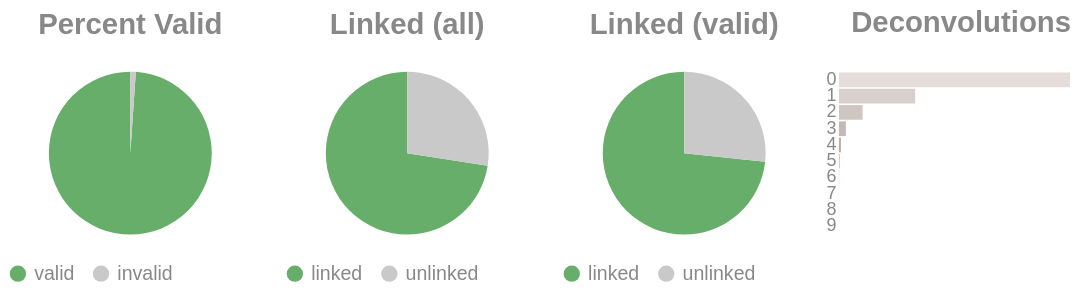

The code cell stored with this chart in its notebook:
### Code cell
if SKIPLR:
    pass
else:
    clash = Counter()
    for i in valids['molecule'].to_list():
        _mol = i.split("-")
        if len(_mol) == 1:
            clash.update('0')
        else:
            clash.update(_mol[-1])

    _d = {"deconvolutions": [], 'count': []}
    for k,v in clash.items():
        _d['deconvolutions'].append(k)
        _d['count'].append(v)

    tot_valid = valids['reads'].sum()
    mask = valids['reads'] >= 2
    n_linked_reads = valids.filter(mask)['reads'].sum()
    if n_linked_reads == 0:
        print_html("No linked molecules (>=2 reads) were detected; skipping linked-only distributions.")
        SKIPLR = True
    else:
        perc_valid = round(tot_valid / n_reads, 4)
        linked_perc_abs = round(n_linked_reads / n_reads, 4)
        linked_perc = round(n_linked_reads / tot_valid, 4)

    _valid = pl.DataFrame({"valids": ['valid', 'invalid'], "count": [tot_valid, n_reads - tot_valid]})
    _linked_abs = pl.DataFrame({"linked (absolute)": ['linked', 'unlinked'], "count": [n_linked_reads, n_reads - n_linked_reads]})
    _linked_rel = pl.DataFrame({"linked (valids)": ['linked', 'unlinked'], "count": [n_linked_reads, tot_valid - n_linked_reads]})

    (
        alt.hconcat(
            piechart(_valid, goodval = 'valid', title = "Percent Valid"),
            piechart(_linked_abs, goodval = "linked", title =  "Linked (all)"),
            piechart(_linked_rel, goodval = "linked", title =  "Linked (valid)"),
            convolutionbar(pl.DataFrame(_d), title = "Deconvolutions"),
            center = True,
            bounds = 'flush'
        )
        .resolve_scale(color='independent')
        .resolve_legend('independent')
        .properties(usermeta={'embedOptions': {"actions": False}})
    ).display()

### Figure 1 — Vega-Lite specification as saved in the notebook (floating-point values rounded to 4 significant figures)
{"width": "container", "height": 400, "config": {"title": {"anchor": "start", "dy": -15, "fontSize": 18, "color": "#888888", "subtitleColor": "#888888", "subtitleFontSize": 14}, "arc": {"fill": "#0072B2"}, "axis": {"domainColor": "#888888", "domainWidth": 0.5, "gridWidth": 0.2, "grid": false, "titleFontWeight": 400, "titleFontSize": 15, "labelFontSize": 11, "labelColor": "#888888", "tickColor": "#888888", "tickWidth": 0.2, "titleColor": "#888888"}, "axisBand": {"grid": false}, "axisX": {"grid": true, "tickSize": 10, "domainCap": "round"}, "axisY": {"domain": false, "grid": true, "tickSize": 0, "domainCap": "round"}, "background": "transparent", "header": {"labelFontSize": 15, "labelColor": "#888888", "titleFontSize": 15, "titleFontWeight": 600, "titleColor": "#888888"}, "legend": {"labelFont": "sans-serif", "labelFontSize": 12, "labelColor": "#888888", "symbolSize": 100, "symbolType": "circle", "titleFontSize": 12, "titlePadding": 10, "titleColor": "#888888", "title": null}, "range": {"category": ["#E69F00", "#56B4E9", "#009E73", "#F0E442", "#0072B2", "#D55E00", "#CC79A7", "#000000"], "diverging": ["#cfe8f3", "#a2d4ec", "#73bfe2", "#46abdb", "#1696d2", "#12719e"]}, "area": {"fill": "#0072B2", "fillOpacity": 0.7, "line": true, "strokeOpacity": 0.7}, "line": {"color": "#0072B2", "stroke": "#0072B2", "strokeWidth": 2}, "trail": {"color": "#0072B2", "stroke": "#0072B2", "strokeWidth": 0, "size": 1}, "point": {"filled": true, "fillOpacity": 1.0, "size": 95}, "text": {"color": "#888888", "fontSize": 11, "align": "right", "fontWeight": 400, "size": 11}, "bar": {"fill": "#0072B2", "stroke": null}, "view": {"stroke": null, "continuousWidth": 660, "continuousHeight": 400}}, "hconcat": [{"data": {"name": "data-e5c3326e34ec2c97d16061f54db81379"}, "mark": {"type": "arc"}, "encoding": {"color": {"field": "valids", "legend": {"orient": "bottom", "title": null}, "scale": {"domain": ["valid", "invalid"], "range": ["#68ae6b", "#C9C9C9"]}, "title": "Valids", "type": "nominal"}, "theta": {"field": "count", "type": "quantitative"}, "tooltip": [{"field": "valids", "title": "Valids", "type": "ordinal"}, {"field": "percent", "format": ".2%", "title": "Percent", "type": "quantitative"}, {"field": "count", "title": "Count", "type": "quantitative"}]}, "height": 100, "title": {"text": "Percent Valid", "align": "center", "anchor": "middle"}, "transform": [{"calculate": "datum.count / 3556483", "as": "percent"}], "width": 150}, {"data": {"name": "data-f0c83afebf75da90c7f0b725fc77ed5a"}, "mark": {"type": "arc"}, "encoding": {"color": {"field": "linked (absolute)", "legend": {"orient": "bottom", "title": null}, "scale": {"domain": ["linked", "unlinked"], "range": ["#68ae6b", "#C9C9C9"]}, "title": "Linked (Absolute)", "type": "nominal"}, "theta": {"field": "count", "type": "quantitative"}, "tooltip": [{"field": "linked (absolute)", "title": "Linked (Absolute)", "type": "ordinal"}, {"field": "percent", "format": ".2%", "title": "Percent", "type": "quantitative"}, {"field": "count", "title": "Count", "type": "quantitative"}]}, "height": 100, "title": {"text": "Linked (all)", "align": "center", "anchor": "middle"}, "transform": [{"calculate": "datum.count / 3556483", "as": "percent"}], "width": 150}, {"data": {"name": "data-bab6193b84d22d62647e3b7264fe3d55"}, "mark": {"type": "arc"}, "encoding": {"color": {"field": "linked (valids)", "legend": {"orient": "bottom", "title": null}, "scale": {"domain": ["linked", "unlinked"], "range": ["#68ae6b", "#C9C9C9"]}, "title": "Linked (Valids)", "type": "nominal"}, "theta": {"field": "count", "type": "quantitative"}, "tooltip": [{"field": "linked (valids)", "title": "Linked (Valids)", "type": "ordinal"}, {"field": "percent", "format": ".2%", "title": "Percent", "type": "quantitative"}, {"field": "count", "title": "Count", "type": "quantitative"}]}, "height": 100, "title": {"text": "Linked (valid)", "align": "center", "anchor": "middle"}, "transform": [{"calculate": "datum.count / 3518078", "as": "percent"}], "width": 150}, {"data": {"name": "data-129c6fa9bbaa3d2588486484ae5df8a8"}, "mark": {"type": "bar"}, "encoding": {"color": {"field": "deconvolutions", "legend": null, "scale": {"scheme": "lightgreyred"}, "type": "nominal"}, "tooltip": [{"field": "deconvolutions", "title": "Deconvolutions", "type": "ordinal"}, {"field": "percent", "format": ".2%", "title": "Percent", "type": "quantitative"}, {"field": "count", "title": "Count", "type": "quantitative"}], "x": {"axis": null, "field": "count", "type": "quantitative"}, "y": {"field": "deconvolutions", "sort": "ascending", "title": null, "type": "nominal"}}, "height": 100, "title": {"text": "Deconvolutions", "align": "center", "anchor": "middle"}, "transform": [{"calculate": "datum.count / 1673556", "as": "percent"}], "width": 150}], "bounds": "flush", "center": true, "resolve": {"legend": {"angle": "independent"}, "scale": {"color": "independent"}}, "usermeta": {"embedOptions": {"actions": false}}, "$schema": "https://vega.github.io/schema/vega-lite/v6.4.1.json", "datasets": {"data-e5c3326e34ec2c97d16061f54db81379": [{"valids": "valid", "count": 3518078}, {"valids": "invalid", "count": 38405}], "data-f0c83afebf75da90c7f0b725fc77ed5a": [{"linked (absolute)": "linked", "count": 2578592}, {"linked (absolute)": "unlinked", "count": 977891}], "data-bab6193b84d22d62647e3b7264fe3d55": [{"linked (valids)": "linked", "count": 2578592}, {"linked (valids)": "unlinked", "count": 939486}], "data-129c6fa9bbaa3d2588486484ae5df8a8": [{"deconvolutions": "0", "count": 1135215}, {"deconvolutions": "1", "count": 374346}, {"deconvolutions": "2", "count": 116051}, {"deconvolutions": "3", "count": 34009}, {"deconvolutions": "4", "count": 9703}, {"deconvolutions": "5", "count": 2863}, {"deconvolutions": "6", "count": 889}, {"deconvolutions": "7", "count": 304}, {"deconvolutions": "8", "count": 129}, {"deconvolutions": "9", "count": 47}]}}
